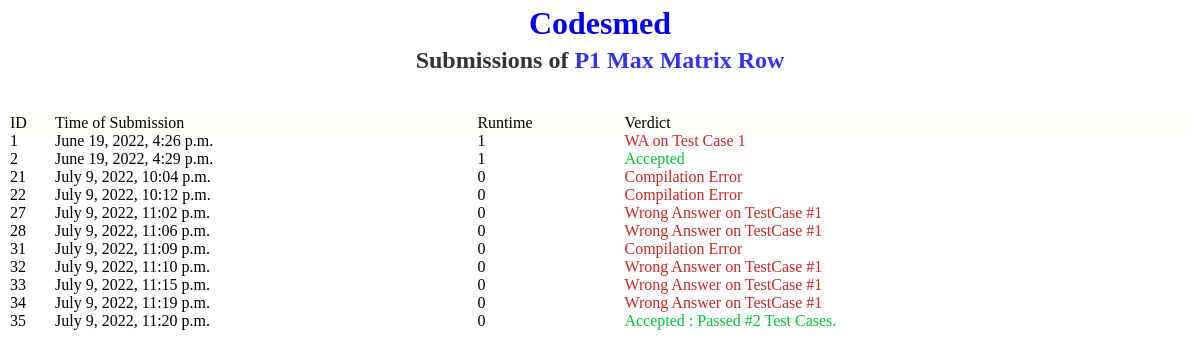
/submissions/1, run on an earlier commit of the app's database.
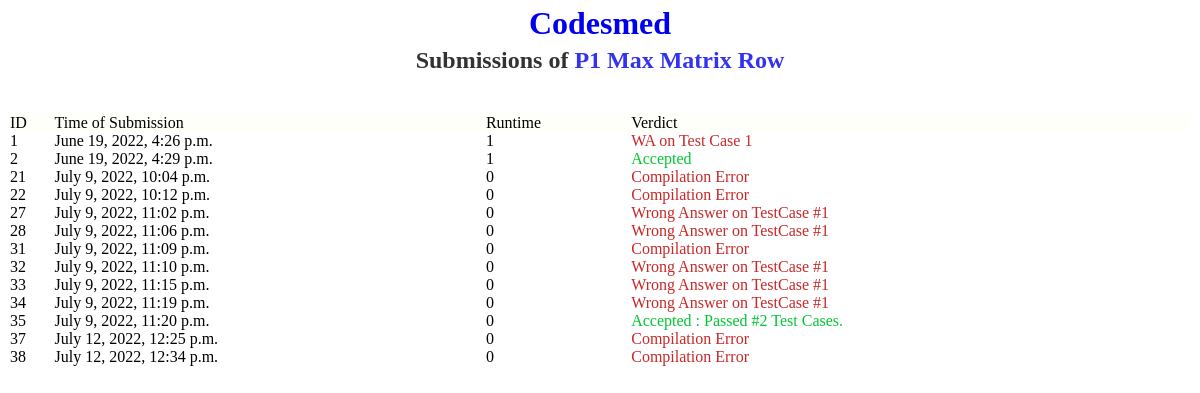
And on a later commit of the database.
### problems/models.py (models this page shows)
class Submission(models.Model) :
    problem = models.ForeignKey(Problem, on_delete=models.CASCADE)
    source_file_path = models.CharField(max_length=200)
    verdict = models.CharField(max_length=50) # Time Limit Exceeded on Test Case 1000 (37 chars)
    verdict_type = models.IntegerField()
    runtime = models.IntegerField()
    language_id = models.IntegerField()
    submission_time = models.DateTimeField()

### problems/views.py (the view)
# urls.py: path('submissions/<int:problem_id>', views.submissions_detail, name='submissions_detail_path'),
def submissions_detail(request, problem_id):
    problem = get_object_or_404(Problem, pk=problem_id)
    context = {'problem': problem}
    return render(request, 'problems/submissions_detail.html', context)

### problems/templates/problems/submissions_detail.html (shortened to what this page needs)
<!DOCTYPE html>
<html>
    <head>
        {% load static %}
        <link rel="stylesheet" type="text/css" href="{% static '/problems/styles/common.css' %}"/>
    </head>
    <body>
        <div id="header-root">
            <h1>
                <a href="{% url 'problems:index' %}" id="title-link" class="invisible-link">
                    Codesmed
                </a>
            </h1>
        </div>
        <div id="content-root">
            <h2 class="heading2">Submissions of
                <a href="{% url 'problems:detail_path' problem.id %}">
                    P{{problem.id}} {{problem.name}}
                </a>
            </h2>
            <table>
                <thead>
                    <td class="table-header-cell" >ID</td>
                    <td class="table-header-cell" >Time of Submission</td>
                    <td class="table-header-cell" >Runtime</td>
                    <td class="table-header-cell" >Verdict</td>
                </thead>
            <tbody>
                {% for submission in problem.submission_set.all %}
                <tr id="submission-{{submission.id}}">
                    <td>{{submission.id}}</td>
                    <td>{{submission.submission_time}}</td>
                    <td>{{submission.runtime}}</td>
                    <td class="verdict-text-{{submission.verdict_type}}">{{submission.verdict}}</td>
                </tr>
                {% endfor %}
            </tbody>
            </table>
        </div>
    </body>
</html>

What changed in the data, as far as the page shows it:
added Submission: id "37", submission_time "July 12, 2022, 12:25 p.m.", runtime "0", verdict "Compilation Error"
added Submission: id "38", submission_time "July 12, 2022, 12:34 p.m.", runtime "0", verdict "Compilation Error"
